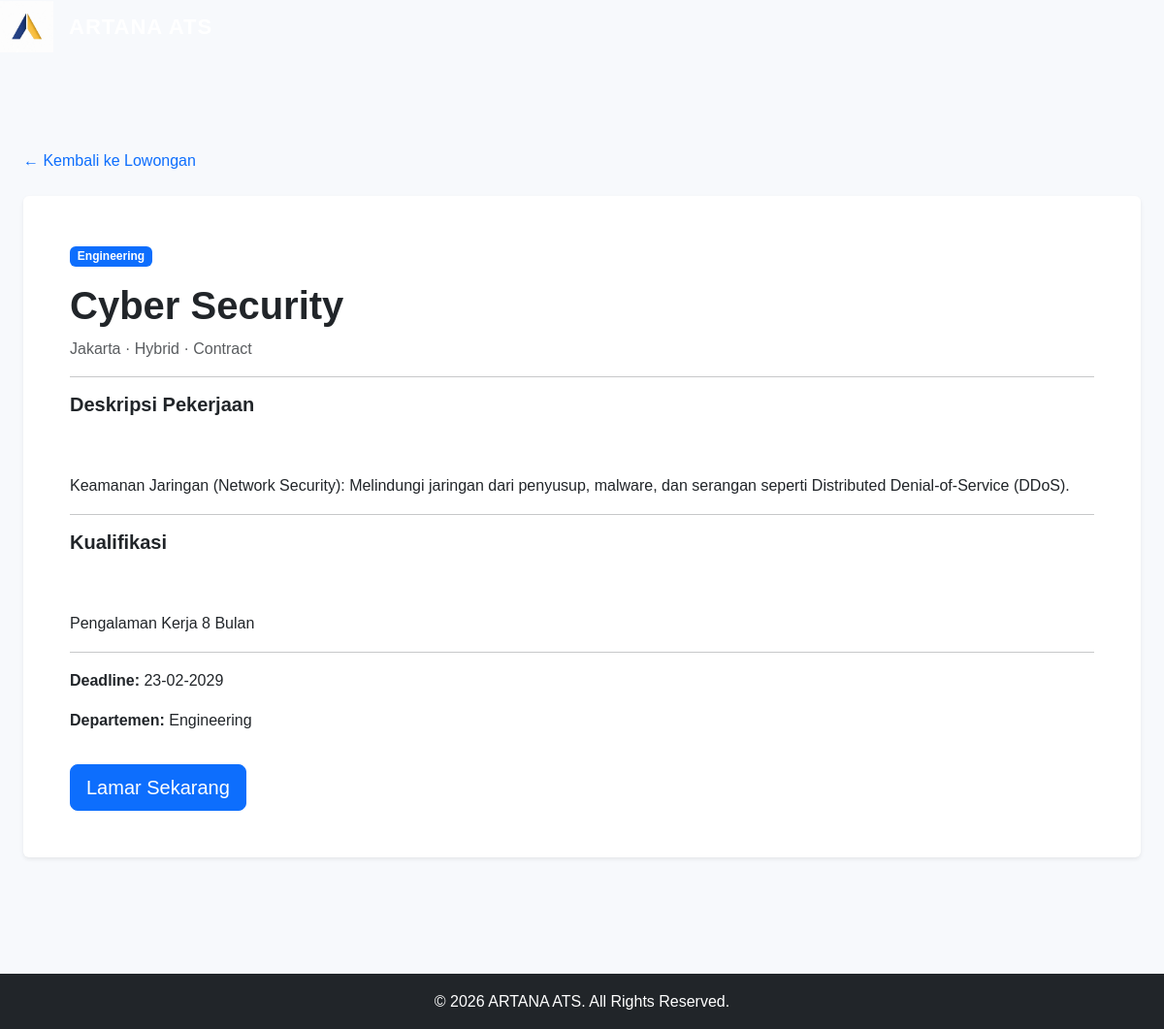
/index.php?page=job_detail&id=3, run on the app's committed database.
### tables this page shows
CREATE TABLE `jobs` (
  `id` bigint(20) UNSIGNED NOT NULL,
  `title` varchar(180) NOT NULL,
  `department_id` bigint(20) UNSIGNED NOT NULL,
  `location_type` enum('Hybrid','Remote','On-site') NOT NULL DEFAULT 'Hybrid',
  `location_name` varchar(150) NOT NULL,
  `description` text NOT NULL,
  `qualification` text DEFAULT NULL,
  `employment_type` enum('Full-time','Part-time','Contract','Internship') NOT NULL DEFAULT 'Full-time',
  `status` enum('draft','published','closed','archived') NOT NULL DEFAULT 'published',
  `published_at` datetime DEFAULT NULL,
  `deadline` date DEFAULT NULL,
  `created_by` bigint(20) UNSIGNED NOT NULL,
  `updated_by` bigint(20) UNSIGNED DEFAULT NULL,
  `created_at` timestamp NOT NULL DEFAULT current_timestamp(),
  `updated_at` timestamp NOT NULL DEFAULT current_timestamp() ON UPDATE current_timestamp()
);

CREATE TABLE `departments` (
  `id` bigint(20) UNSIGNED NOT NULL,
  `name` varchar(100) NOT NULL,
  `created_at` timestamp NOT NULL DEFAULT current_timestamp()
);

### index.php (called while the page is built, shortened)
<?php
$page = $_GET['page'] ?? 'home';
$pageFiles = [
    'home' => 'home.php',
    'jobs' => 'jobs.php',
    'job_detail' => 'job_detail.php',
    'login' => 'login.php',
    'register' => 'register.php',
    'profile' => 'profile.php',
    'apply' => 'apply.php',
    'my-applications' => 'my_applications.php'
];
$pageFile = __DIR__ . '/pages/' . $pageFiles[$page];
require_once __DIR__ . '/includes/header.php';
require $pageFile;
require_once __DIR__ . '/includes/footer.php';

### pages/job_detail.php (the view)
<?php
require_once __DIR__ . '/../includes/db.php';
$jobId = filter_input(
    INPUT_GET,
    'id',
    FILTER_VALIDATE_INT
);
$job = null;
if ($jobId) {
    $stmt = $pdo->prepare("
        SELECT
            j.*,
            d.name AS department_name
        FROM jobs j
        INNER JOIN departments d
            ON d.id = j.department_id
        WHERE j.id = ?
        AND j.status = 'published'
        AND (
            j.deadline IS NULL
            OR j.deadline >= CURDATE()
        )
        LIMIT 1
    ");
    $stmt->execute([$jobId]);
    $job = $stmt->fetch(PDO::FETCH_ASSOC);
}
?>
<div class="container py-5">
    <?php if (!$job): ?>
        <div class="alert alert-warning">
            <h4>Lowongan Tidak Ditemukan</h4>
            Lowongan mungkin sudah ditutup atau tidak tersedia.
            <a href="<?= BASE_URL ?>/index.php?page=jobs">
                Kembali ke daftar lowongan
            </a>
        </div>
    <?php else: ?>
        <a href="<?= BASE_URL ?>/index.php?page=jobs"
           class="text-decoration-none">
            &larr; Kembali ke Lowongan
        </a>
        <div class="card shadow-sm border-0 mt-4">
            <div class="card-body p-4 p-md-5">
                <span class="badge bg-primary mb-3">
                    <?= htmlspecialchars($job['department_name']) ?>
                </span>
                <h1 class="fw-bold">
                    <?= htmlspecialchars($job['title']) ?>
                </h1>
                <p class="text-muted">
                    <?= htmlspecialchars($job['location_name']) ?>
                    ·
                    <?= htmlspecialchars($job['location_type']) ?>
                    ·
                    <?= htmlspecialchars($job['employment_type']) ?>
                </p>
                <hr>
                <h5 class="fw-bold">
                    Deskripsi Pekerjaan
                </h5>
                <p style="white-space: pre-line">
                    <?= htmlspecialchars($job['description']) ?>
                </p>
                <hr>
                <h5 class="fw-bold">
                    Kualifikasi
                </h5>
                <p style="white-space: pre-line">
                    <?= htmlspecialchars(
                        $job['qualification'] ?? 'Tidak ada informasi kualifikasi.'
                    ) ?>
                </p>
                <hr>
                <p>
                    <strong>Deadline:</strong>
                    <?= $job['deadline']
                        ? date('d-m-Y', strtotime($job['deadline']))
                        : 'Tidak ditentukan'
                    ?>
                </p>
                <p>
                    <strong>Departemen:</strong>
                    <?= htmlspecialchars($job['department_name']) ?>
                </p>
                <a
                    href="<?= BASE_URL ?>/index.php?page=apply&id=<?= (int) $job['id'] ?>"
                    class="btn btn-primary btn-lg mt-3"
                >
                    Lamar Sekarang
                </a>
            </div>
        </div>
    <?php endif; ?>
</div>

### assets/css/style.css (style rules this page uses)
* { margin: 0; padding: 0; box-sizing: border-box; }
:root { --primary: #142d50; --primary-light: #1e416e; --secondary: #e8b85b; --background: #f7f9fc; --text: #26364b; --muted: #718096; --white: #ffffff; --border: #e5eaf1; }
body { font-family: Arial, Helvetica, sans-serif; background: var(--background); color: var(--text); line-height: 1.6; }
a { text-decoration: none; }
.container { max-width: 1200px; }

### data on the page
jobs: department.name "Engineering", title "Cyber Security", location_name "Jakarta", location_type "Hybrid", employment_type "Contract", description "Keamanan Jaringan (Network Security): Melindungi jaringan dari penyusup, malware, dan serangan seperti Distributed Denial-of-Service (DDoS).", qualification "Pengalaman Kerja 8 Bulan", deadline "23-02-2029"
